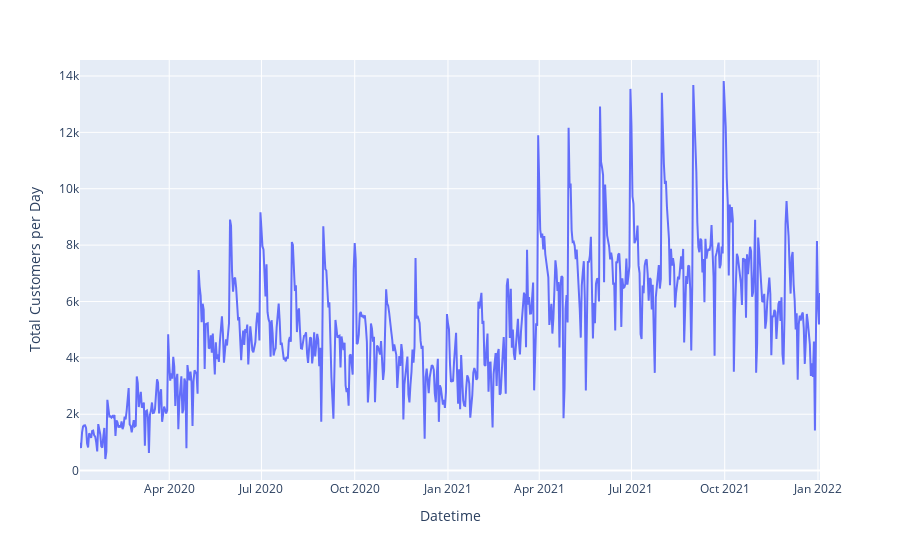

Source (notebook cell):
### Code cell
px.line(df_2,x="datetime",y="registered_customer",
                labels= dict(registered_customer="Total Customers per Day", datetime="Datetime"),
                )

### Figure 1 — Plotly figure (JSON) as saved in the notebook; plotly's stock layout.template omitted (floating-point values rounded to 4 significant figures; data arrays with more than 128 entries replaced by an {"elided": "..."} marker saying what was removed)
{"data": [{"hovertemplate": "Datetime=%{x}<br>Total Customers per Day=%{y}<extra></extra>", "legendgroup": "", "line": {"color": "#636efa", "dash": "solid"}, "marker": {"symbol": "circle"}, "mode": "lines", "name": "", "orientation": "v", "showlegend": false, "type": "scatter", "x": {"elided": "731 str values"}, "xaxis": "x", "y": {"elided": "731 int values"}, "yaxis": "y"}], "layout": {"legend": {"tracegroupgap": 0}, "margin": {"t": 60}, "xaxis": {"anchor": "y", "domain": [0, 1], "title": {"text": "Datetime"}}, "yaxis": {"anchor": "x", "domain": [0, 1], "title": {"text": "Total Customers per Day"}}}}
